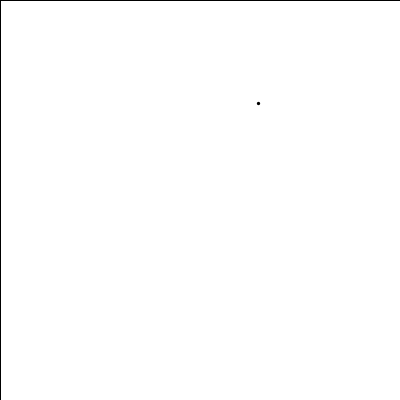
Frame 1 (no input)
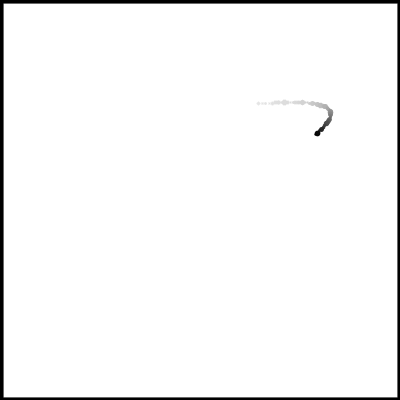
Frame 60 (the mouse pressed at the canvas centre just before this capture)
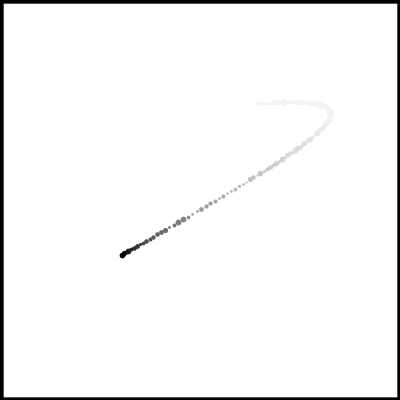
Frame 120 (the mouse held since frame 60 and released just before this capture)

The Processing sketch that drew these frames (run headless with seeded random() and noise(); from frame 60 on, the mouse is pressed at the canvas centre):

// Processing sketch: inf_bezier
// ── inf_bezier.pde
// Create an continuous curve using bezier().

// Suppose we draw bezier curves using four points: p0, c0, c1, p1
// After drawing a curve, we start a new one by making the new p0 = old p1,
// and making the new c0 symmetrical to the old c1 respect to the old p1,
// resulting in a smooth transition.

float[] bx = new float[4];
float[] by = new float[4];
float t = 0;

void setup() {
  size(400, 400);
  background(255);
  smooth();
  fill(255, 10);
  
  for(int i = 0; i<4; i++) {
    bx[i] = random(width);
    by[i] = random(height);
  }
}
void draw() {
  rect(0, 0, width, height);
  
  float cx = bezierPoint(bx[0], bx[1], bx[2], bx[3], t);
  float cy = bezierPoint(by[0], by[1], by[2], by[3], t);
  
  strokeWeight(random(2, 6));
  point(cx, cy);
  
  t += 0.01;
  if (t > 1) {
    t = 0;
    bx[1] = bx[3] - (bx[2] - bx[3]);
    by[1] = by[3] - (by[2] - by[3]);
    bx[0] = bx[3];
    by[0] = by[3];
    bx[2] = random(width);
    by[2] = random(height);
    bx[3] = random(width);
    by[3] = random(height);    
  }
  
}
